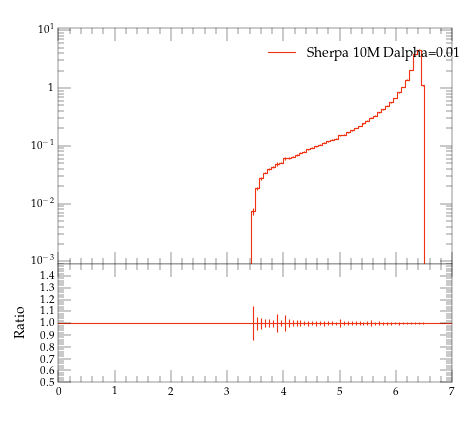

Recreate this plot in Python.
#! /usr/bin/env python

# This Python script was auto-generated using YODA v2.0.0.
# Analysis object: /evtb/cutEg_jb_e
# Timestamp: 13-04-2024 (01:44:13)

import matplotlib as mpl
import matplotlib.pyplot as plt
mpl.use('Agg') # comment out for interactive use
import os
import numpy as np

plotDir = os.path.split(os.path.realpath(__file__))[0]
if 'YODA_USER_PLOT_PATH' in globals():
    plot_outdir = globals()['YODA_USER_PLOT_PATH']
else:
    plot_outdir = plotDir

#plot style
plt.style.use(os.path.join(plotDir, '../default.mplstyle'))
# plot metadata
figW, figH = plt.rcParams['figure.figsize']
ax_xLabel = r''
ax_yLabel = r''
ax_title  = r''
ax_xScale = 'linear'
ax_yScale = 'log'
xLims = (0.0, 7.0)
yLims = (0.0009000000000000001, 11.0)

# TeX-friendly labels for the legend
labels = [ r"Sherpa 10M Dalpha=0.01" ]

# Create figure and axis objects
fig, (ax, ratio0_ax) = plt.subplots(2, 1, sharex=True,
                  figsize=(figW,figH), gridspec_kw={'height_ratios': (2, 1)})
ratio0_ax.yaxis.set_major_locator(mpl.ticker.MultipleLocator(0.1))
ratio0_ax.set_ylim(0.5, 1.4999)
ratio0_ax.set_ylabel('Ratio')

# LineColor map: curve index -> color
linecolors = {0: '#EE3311'}
# the numerical data is stored in a separate file
dataf = dict()
prefix = os.path.split(__file__)[0]
if prefix:    prefix = prefix + '/'
exec(open(prefix+'cutEg_jb_e__data.py').read(), dataf)


legend_handles = [] # keep track of handles for the legend

# style options for curves
# starts at zorder>=5 to draw curve on top of legend
styles = {
  'curve0': {
    'color' : linecolors[0],
    'linestyle' : '-',
    'marker' : 'o',
    'zorder' : 5,
    'histstyle' : True,
  },
}
# curve from input yoda files in main panel
for label in dataf['yvals'].keys():
    if all(np.isnan(v) for v in dataf['yvals'][label]):
        continue
    tmp = None
    if styles[label]['histstyle']: # draw as histogram
        tmp, = ax.plot(dataf['xedges'], dataf['yedges'][label],
                       color=styles[label]['color'],
                       linestyle=styles[label]['linestyle'],
                       drawstyle='steps-pre', solid_joinstyle='miter',
                       zorder=styles[label]['zorder'], label=label)
        ax.errorbar(dataf['xpoints'], dataf['yvals'][label], color=styles[label]['color'],
                    xerr=dataf['xerrs'], yerr=[dataf['ydowns'][label], dataf['yups'][label]],
                    linestyle='none', zorder=styles[label]['zorder'])
    else: # draw as scatter
        tmp = ax.errorbar(dataf['xpoints'], dataf['yvals'][label],
                          xerr=dataf['xerrs'],
                          yerr=[ dataf['ydowns'][label],
                          dataf['yups'][label] ],
                          fmt=styles[label]['marker'],
                          ecolor=styles[label]['color'],
                          color=styles[label]['color'], zorder=2)
        tmp[-1][0].set_linestyle(styles[label]['linestyle'])
    legend_handles += [tmp]
    for varLabel in dataf['variation_yvals'].keys():
        if varLabel.startswith(label):
            tmp, = ax.plot(dataf['xedges'], dataf['variation_yvals'][varLabel],
                           color=styles[label]['color'],
                           linestyle=styles[label]['linestyle'],
                           drawstyle='steps-pre', solid_joinstyle='miter',
                           zorder=styles[label]['zorder'], alpha=0.5)


# plots on ratio panel
# curve from input yoda files in ratio panel
for label, yvals in dataf['ratio0_yvals'].items():
    if all(np.isnan(v) for v in yvals):
        continue
    if styles[label]['histstyle']: # plot as histogram
        ratio0_ax.plot(dataf['xedges'], yvals,
                       color=styles[label]['color'],
                       linestyle=styles[label]['linestyle'],
                       drawstyle='steps-pre', zorder=1,
                       solid_joinstyle='miter')
        ratio0_ax.vlines(dataf['xpoints'],
                         dataf['ratio0_ymin'][label],
                         dataf['ratio0_ymax'][label],
                         color=styles[label]['color'], zorder=1)
    else: # plot as scatter
        tmp = ratio0_ax.errorbar(dataf['xpoints'],
                                 yvals, xerr=dataf['xerrs'],
                                 yerr=dataf['ratio0_yerrs'][label],
                                 fmt=styles[label]['marker'],
                                 ecolor=styles[label]['color'],
                                 color=styles[label]['color'])
        tmp[-1][0].set_linestyle(styles[label]['linestyle'])

    for varlabel in dataf['ratio0_variation_vals'].keys():
        if varlabel.startswith(label):
            ratio0_ax.plot(dataf['xedges'],
                            dataf['ratio0_variation_vals'][varlabel],
                            color=styles[label]['color'],
                            linestyle=styles[label]['linestyle'],
                            drawstyle='steps-pre', solid_joinstyle='miter',
                            zorder=1, alpha=0.5)

legend_pos = (0.5, 0.97)
ax.legend(legend_handles, labels, loc='upper left', bbox_to_anchor=legend_pos)

# set plot metadata as defined above
ratio0_ax.set_xlabel(ax_xLabel)
ratio0_ax.xaxis.set_label_coords(1., -.15)
ax.set_ylabel(ax_yLabel, loc='top')
ax.set_title(ax_title, loc='left')
ax.set_xscale(ax_xScale)
ax.set_yscale(ax_yScale)
ax.set_xlim(xLims)
ax.set_ylim(yLims)

# tick formatting
plt.rcParams['xtick.top'] = True
plt.rcParams['ytick.right'] = True
ax.yaxis.set_major_locator(mpl.ticker.LogLocator(base=10.0, numticks=np.inf))
ax.yaxis.set_minor_locator(mpl.ticker.LogLocator(
                           base=10.0, subs=np.arange(0.1, 1, 0.1), numticks=np.inf))
fig.align_ylabels((ax, ratio0_ax))
plt.savefig(os.path.join(plot_outdir, 'cutEg_jb_e.pdf'), format='PDF')
plt.savefig(os.path.join(plot_outdir, 'cutEg_jb_e.png'), format='PNG')

plt.close(fig)
